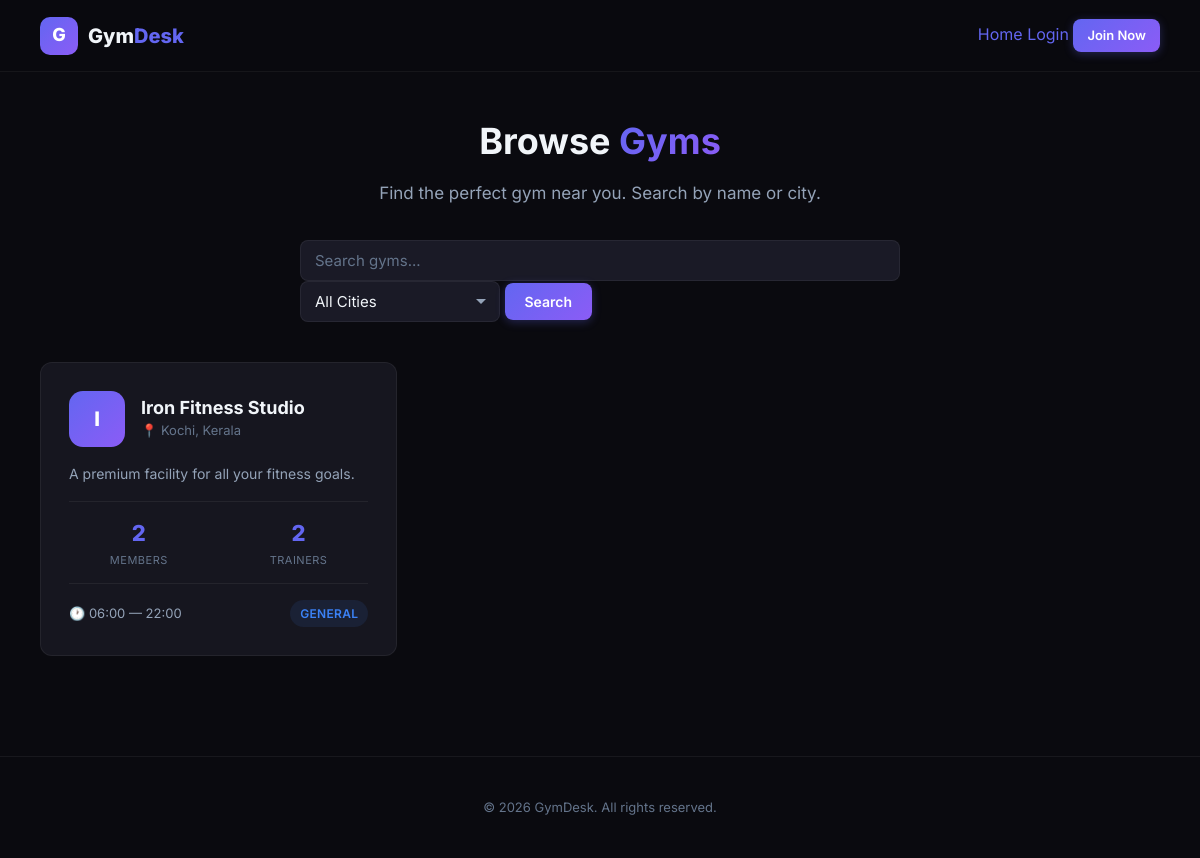
The app's page /gyms with its own data.
### tables this page shows
CREATE TABLE gyms (
            id INTEGER PRIMARY KEY AUTOINCREMENT,
            name TEXT NOT NULL,
            address TEXT,
            city TEXT,
            state TEXT,
            pincode TEXT,
            phone TEXT,
            email TEXT,
            description TEXT,
            logo TEXT,
            gym_type TEXT DEFAULT 'general',
            owner_id INTEGER NOT NULL,
            is_approved INTEGER DEFAULT 0,
            opening_time TEXT DEFAULT '06:00',
            closing_time TEXT DEFAULT '22:00',
            created_at TIMESTAMP DEFAULT CURRENT_TIMESTAMP,
            FOREIGN KEY (owner_id) REFERENCES users(id)
        );

### backend/routes/public.py (the view)
@public_bp.route('/gyms')
def gym_list():
    db = get_db()
    search = request.args.get('search', '').strip()
    city = request.args.get('city', '').strip()
    query = '''
        SELECT g.*, u.full_name as owner_name,
               (SELECT COUNT(*) FROM members m WHERE m.gym_id = g.id) as member_count,
               (SELECT COUNT(*) FROM trainers t WHERE t.gym_id = g.id AND t.is_approved = 1) as trainer_count
        FROM gyms g
        JOIN users u ON g.owner_id = u.id
        WHERE g.is_approved = 1
    '''
    params = []
    if search:
        query += " AND (g.name LIKE ? OR g.city LIKE ? OR g.description LIKE ?)"
        params.extend([f'%{search}%', f'%{search}%', f'%{search}%'])
    if city:
        query += " AND g.city LIKE ?"
        params.append(f'%{city}%')
    query += " ORDER BY g.created_at DESC"
    gyms = db.execute(query, params).fetchall()
    cities = db.execute('''
        SELECT DISTINCT city FROM gyms WHERE is_approved = 1 AND city IS NOT NULL AND city != ''
        ORDER BY city
    ''').fetchall()
    db.close()
    return render_template('public/gym_list.html', gyms=gyms, cities=cities,
                           search=search, selected_city=city)

### backend/database.py (called while the page is built)
def get_db():
    conn = sqlite3.connect(Config.DATABASE)
    conn.row_factory = sqlite3.Row
    conn.execute("PRAGMA foreign_keys = ON")
    return conn

### frontend/templates/public/gym_list.html (shortened to what this page needs)
{% extends "base.html" %}
{% block extra_css %}
<link rel="stylesheet" href="{{ url_for('static', filename='css/landing.css') }}">
{% endblock %}
{% block body %}
<nav class="public-nav">
    <div class="nav-inner">
        <a href="{{ url_for('public.landing') }}" class="nav-logo">
            <div class="nav-logo-icon">G</div>
            <div class="nav-logo-text">Gym<span>Desk</span></div>
        </a>
        <div class="nav-links">
            <a href="{{ url_for('public.landing') }}">Home</a>
            {% if current_user.is_authenticated %}
            <a href="{{ url_for('auth.logout') }}" class="btn btn-ghost btn-sm">Logout</a>
            {% else %}
            <a href="{{ url_for('auth.login') }}">Login</a>
            <a href="{{ url_for('auth.register_member') }}" class="btn btn-primary btn-sm">Join Now</a>
            {% endif %}
        </div>
    </div>
</nav>
<div style="padding-top: 100px;">
    <section class="section" style="padding-top: 20px;">
        <div class="section-header" style="margin-bottom: 32px;">
            <h2>Browse <span class="text-gradient">Gyms</span></h2>
            <p>Find the perfect gym near you. Search by name or city.</p>
        </div>
        <form method="get" class="filter-bar" style="max-width: 600px; margin: 0 auto 40px;">
            <input type="text" name="search" class="form-control" placeholder="Search gyms..." value="{{ search }}"
                style="max-width: none; flex: 1;">
            <select name="city" class="form-control" style="max-width: 200px;">
                <option value="">All Cities</option>
            </select>
            <button type="submit" class="btn btn-primary">Search</button>
        </form>
        {% if gyms %}
        <div class="gym-grid">
            {% for gym in gyms %}
            <div class="gym-card">
                <div class="gym-card-header">
                    <div class="gym-avatar">{{ gym['name'][0] }}</div>
                    <div>
                        <h3>{{ gym['name'] }}</h3>
                        <div class="gym-location">📍 {{ gym['city'] or 'N/A' }}{% if gym['state'] %}, {{ gym['state']
                            }}{% endif %}</div>
                    </div>
                </div>
                {% if gym['description'] %}
                <p class="text-sm text-secondary" style="margin-bottom: 12px;">{{ gym['description'][:120] }}</p>
                {% endif %}
                <div class="gym-card-stats">
                    <div class="gym-stat">
                        <div class="gym-stat-value">{{ gym['member_count'] }}</div>
                        <div class="gym-stat-label">Members</div>
                    </div>
                    <div class="gym-stat">
                        <div class="gym-stat-value">{{ gym['trainer_count'] }}</div>
                        <div class="gym-stat-label">Trainers</div>
                    </div>
                </div>
                <div class="gym-card-footer">
                    <div class="gym-hours">🕐 {{ gym['opening_time'] }} — {{ gym['closing_time'] }}</div>
                    {% if gym['gym_type'] %}
                    <span class="badge badge-info">{{ gym['gym_type'] }}</span>
                    {% endif %}
                </div>
            </div>
            {% endfor %}
        </div>
        {% endif %}
    </section>
</div>
<footer class="public-footer">
    <p>&copy; 2026 GymDesk. All rights reserved.</p>
</footer>
{% endblock %}

### frontend/static/css/main.css (style rules this page uses)
:root { --bg-primary: #0a0a0f; --bg-secondary: #111119; --bg-card: #16161f; --bg-card-hover: #1c1c28; --bg-input: #1a1a26; --bg-sidebar: #0e0e16; --accent-primary: #6366f1; --accent-primary-hover: #818cf8; --accent-secondary: #8b5cf6; --accent-gradient: linear-gradient(135deg, #6366f1, #8b5cf6); --accent-glow: rgba(99, 102, 241, 0.15); --success: #10b981; --success-bg: rgba(16, 185, 129, 0.1); --warning: #f59e0b; --warning-bg: rgba(245, 158, 11, 0.1); --error: #ef4444; --error-bg: rgba(239, 68, 68, 0.1); --info: #3b82f6; --info-bg: rgba(59, 130, 246, 0.1); --text-primary: #f1f5f9; --text-secondary: #94a3b8; --text-muted: #64748b; --text-accent: #a5b4fc; --border-color: rgba(255, 255, 255, 0.06); --border-color-hover: rgba(255, 255, 255, 0.12); --border-accent: rgba(99, 102, 241, 0.3); --shadow-sm: 0 1px 3px rgba(0, 0, 0, 0.3); --shadow-md: 0 4px 12px rgba(0, 0, 0, 0.4); --shadow-lg: 0 8px 30px rgba(0, 0, 0, 0.5); --shadow-glow: 0 0 20px rgba(99, 102, 241, 0.15); --sidebar-width: 260px; --topbar-height: 64px; --border-radius: 12px; --border-radius-sm: 8px; --border-radius-lg: 16px; --transition-fast: 150ms ease; --transition-normal: 250ms ease; --transition-slow: 400ms ease; --font-family: 'Inter', -apple-system, BlinkMacSystemFont, 'Segoe UI', sans-serif; }
*, *::before, *::after { margin: 0; padding: 0; box-sizing: border-box; }
html { font-size: 16px; scroll-behavior: smooth; -webkit-font-smoothing: antialiased; -moz-osx-font-smoothing: grayscale; }
body { font-family: var(--font-family); background-color: var(--bg-primary); color: var(--text-primary); line-height: 1.6; min-height: 100vh; overflow-x: hidden; }
a { color: var(--accent-primary); text-decoration: none; transition: color var(--transition-fast); }
h1, h2, h3, h4, h5, h6 { color: var(--text-primary); font-weight: 700; line-height: 1.2; }
h2 { font-size: 1.75rem; }
h3 { font-size: 1.375rem; }
.text-gradient { background: var(--accent-gradient); -webkit-background-clip: text; -webkit-text-fill-color: transparent; background-clip: text; }
.text-secondary { color: var(--text-secondary); }
.btn { display: inline-flex; align-items: center; gap: 8px; padding: 10px 20px; border: none; border-radius: var(--border-radius-sm); font-family: var(--font-family); font-size: 0.875rem; font-weight: 600; cursor: pointer; transition: all var(--transition-normal); text-decoration: none; white-space: nowrap; }
.btn-primary { background: var(--accent-gradient); color: #fff; box-shadow: 0 2px 10px rgba(99, 102, 241, 0.3); }
.btn-sm { padding: 6px 14px; font-size: 0.8125rem; }
.form-control { width: 100%; padding: 10px 14px; background: var(--bg-input); border: 1px solid var(--border-color); border-radius: var(--border-radius-sm); color: var(--text-primary); font-family: var(--font-family); font-size: 0.9375rem; transition: all var(--transition-fast); outline: none; }
.form-control::placeholder { color: var(--text-muted); }
select.form-control { appearance: none; background-repeat: no-repeat; background-position: right 12px center; padding-right: 36px; }
.badge { display: inline-flex; align-items: center; gap: 4px; padding: 4px 10px; border-radius: 20px; font-size: 0.75rem; font-weight: 600; text-transform: uppercase; letter-spacing: 0.3px; }
.badge-info { background: var(--info-bg); color: var(--info); }
.text-sm { font-size: 0.875rem; }

### records on screen
gyms: name "I", name "Iron Fitness Studio", city "Kochi", state "Kerala", description "A premium facility for all your fitness goals.", member_count "2", trainer_count "2", opening_time "06:00", closing_time "22:00", gym_type "GENERAL"
